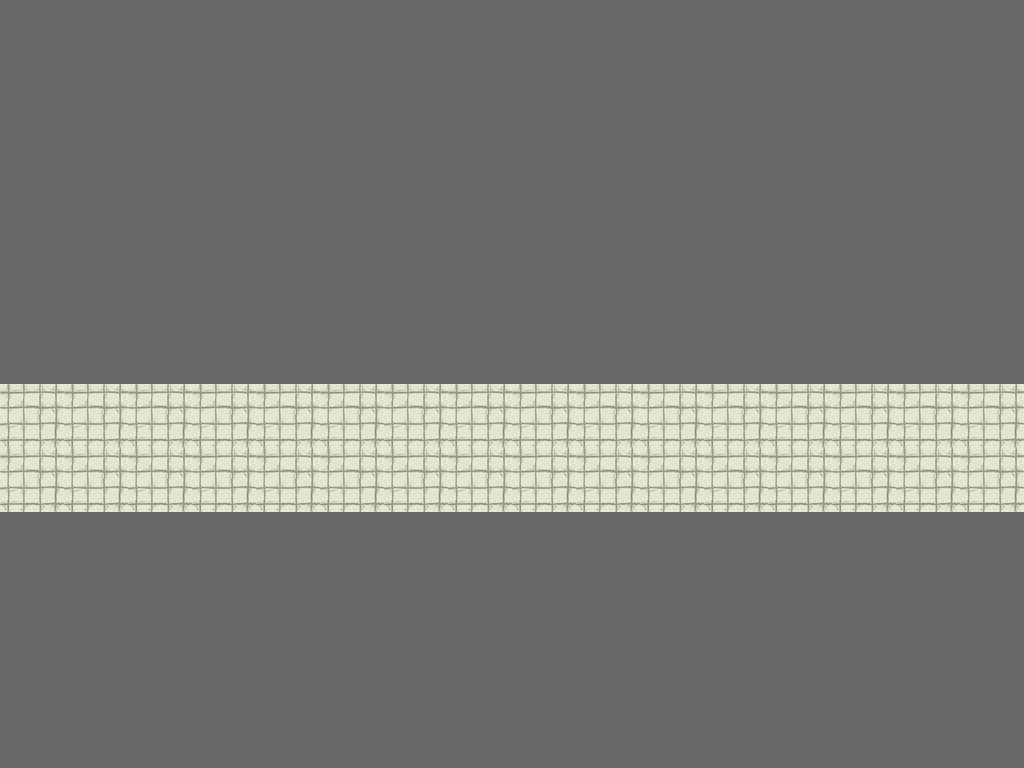

The image is a tile-based game level rendered from a .tmx file. Its description and complete source (layers, tilesets, objects, tile grids) follow:
An orthogonal 16x12 tile map with 64x64 px tiles, 1 tile layer (Tiles) and 2 objects (2x Door).

<map version="1.0" orientation="orthogonal" width="16" height="12" tilewidth="64" tileheight="64">
 <tileset firstgid="1" name="tileset" tilewidth="64" tileheight="64">
  <image source="../TileSets/tileset.png" width="384" height="192" />
  <tile id="0">
   <properties>
    <property name="walkCost" value="100" />
   </properties>
  </tile>
  <tile id="1">
   <properties>
    <property name="walkCost" value="100" />
   </properties>
  </tile>
  <tile id="6">
   <properties>
    <property name="walkCost" value="100" />
   </properties>
  </tile>
 </tileset>
 <layer name="Tiles" width="16" height="12">
  <data>
   <tile gid="8" />
   <tile gid="8" />
   <tile gid="8" />
   <tile gid="8" />
   <tile gid="8" />
   <tile gid="8" />
   <tile gid="8" />
   <tile gid="8" />
   <tile gid="8" />
   <tile gid="8" />
   <tile gid="8" />
   <tile gid="8" />
   <tile gid="8" />
   <tile gid="8" />
   <tile gid="8" />
   <tile gid="8" />
   <tile gid="8" />
   <tile gid="8" />
   <tile gid="8" />
   <tile gid="8" />
   <tile gid="8" />
   <tile gid="8" />
   <tile gid="8" />
   <tile gid="8" />
   <tile gid="8" />
   <tile gid="8" />
   <tile gid="8" />
   <tile gid="8" />
   <tile gid="8" />
   <tile gid="8" />
   <tile gid="8" />
   <tile gid="8" />
   <tile gid="8" />
   <tile gid="8" />
   <tile gid="8" />
   <tile gid="8" />
   <tile gid="8" />
   <tile gid="8" />
   <tile gid="8" />
   <tile gid="8" />
   <tile gid="8" />
   <tile gid="8" />
   <tile gid="8" />
   <tile gid="8" />
   <tile gid="8" />
   <tile gid="8" />
   <tile gid="8" />
   <tile gid="8" />
   <tile gid="8" />
   <tile gid="8" />
   <tile gid="8" />
   <tile gid="8" />
   <tile gid="8" />
   <tile gid="8" />
   <tile gid="8" />
   <tile gid="8" />
   <tile gid="8" />
   <tile gid="8" />
   <tile gid="8" />
   <tile gid="8" />
   <tile gid="8" />
   <tile gid="8" />
   <tile gid="8" />
   <tile gid="8" />
   <tile gid="8" />
   <tile gid="8" />
   <tile gid="8" />
   <tile gid="8" />
   <tile gid="8" />
   <tile gid="8" />
   <tile gid="8" />
   <tile gid="8" />
   <tile gid="8" />
   <tile gid="8" />
   <tile gid="8" />
   <tile gid="8" />
   <tile gid="8" />
   <tile gid="8" />
   <tile gid="8" />
   <tile gid="8" />
   <tile gid="8" />
   <tile gid="8" />
   <tile gid="8" />
   <tile gid="8" />
   <tile gid="8" />
   <tile gid="8" />
   <tile gid="8" />
   <tile gid="8" />
   <tile gid="8" />
   <tile gid="8" />
   <tile gid="8" />
   <tile gid="8" />
   <tile gid="8" />
   <tile gid="8" />
   <tile gid="8" />
   <tile gid="8" />
   <tile gid="1" />
   <tile gid="1" />
   <tile gid="1" />
   <tile gid="1" />
   <tile gid="1" />
   <tile gid="1" />
   <tile gid="1" />
   <tile gid="1" />
   <tile gid="1" />
   <tile gid="1" />
   <tile gid="1" />
   <tile gid="1" />
   <tile gid="1" />
   <tile gid="1" />
   <tile gid="1" />
   <tile gid="1" />
   <tile gid="1" />
   <tile gid="1" />
   <tile gid="1" />
   <tile gid="1" />
   <tile gid="1" />
   <tile gid="1" />
   <tile gid="1" />
   <tile gid="1" />
   <tile gid="1" />
   <tile gid="1" />
   <tile gid="1" />
   <tile gid="1" />
   <tile gid="1" />
   <tile gid="1" />
   <tile gid="1" />
   <tile gid="1" />
   <tile gid="8" />
   <tile gid="8" />
   <tile gid="8" />
   <tile gid="8" />
   <tile gid="8" />
   <tile gid="8" />
   <tile gid="8" />
   <tile gid="8" />
   <tile gid="8" />
   <tile gid="8" />
   <tile gid="8" />
   <tile gid="8" />
   <tile gid="8" />
   <tile gid="8" />
   <tile gid="8" />
   <tile gid="8" />
   <tile gid="8" />
   <tile gid="8" />
   <tile gid="8" />
   <tile gid="8" />
   <tile gid="8" />
   <tile gid="8" />
   <tile gid="8" />
   <tile gid="8" />
   <tile gid="8" />
   <tile gid="8" />
   <tile gid="8" />
   <tile gid="8" />
   <tile gid="8" />
   <tile gid="8" />
   <tile gid="8" />
   <tile gid="8" />
   <tile gid="8" />
   <tile gid="8" />
   <tile gid="8" />
   <tile gid="8" />
   <tile gid="8" />
   <tile gid="8" />
   <tile gid="8" />
   <tile gid="8" />
   <tile gid="8" />
   <tile gid="8" />
   <tile gid="8" />
   <tile gid="8" />
   <tile gid="8" />
   <tile gid="8" />
   <tile gid="8" />
   <tile gid="8" />
   <tile gid="8" />
   <tile gid="8" />
   <tile gid="8" />
   <tile gid="8" />
   <tile gid="8" />
   <tile gid="8" />
   <tile gid="8" />
   <tile gid="8" />
   <tile gid="8" />
   <tile gid="8" />
   <tile gid="8" />
   <tile gid="8" />
   <tile gid="8" />
   <tile gid="8" />
   <tile gid="8" />
   <tile gid="8" />
  </data>
 </layer>
 <objectgroup name="Objects" width="16" height="12">
  <object name="DoorYellow" type="Door" x="940" y="420" width="64" height="64">
   <properties>
    <property name="direction" value="right" />
    <property name="locked" value="0" />
   </properties>
  </object>
  <object name="DoorYellow" type="Door" x="16" y="412" width="64" height="64">
   <properties>
    <property name="direction" value="left" />
    <property name="locked" value="0" />
   </properties>
  </object>
 </objectgroup>
</map>